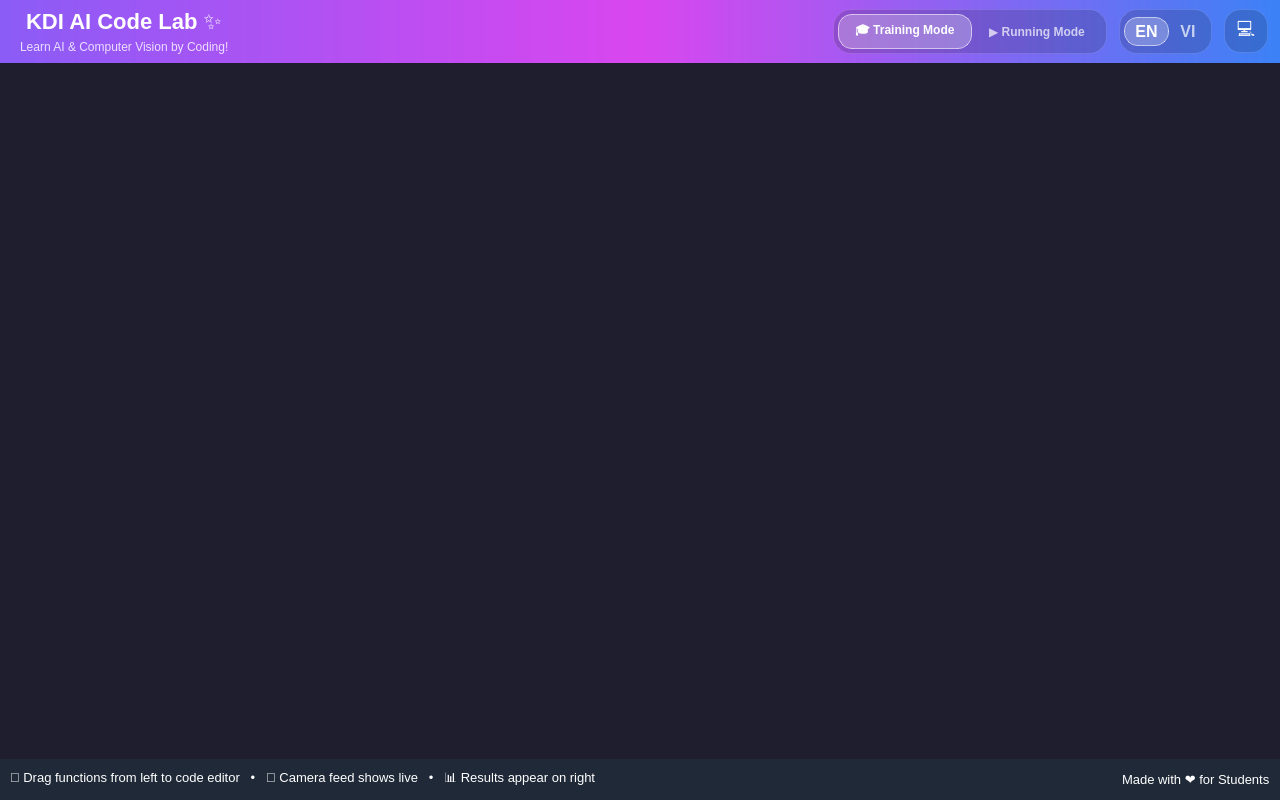
<?xml version="1.0" encoding="UTF-8"?>
<ui version="4.0">
 <class>MainWindow</class>
 <widget class="QMainWindow" name="MainWindow">
  <property name="geometry">
   <rect>
    <x>0</x>
    <y>0</y>
    <width>1280</width>
    <height>800</height>
   </rect>
  </property>
  <property name="windowTitle">
   <string>AI Code Lab - Jetson Edition</string>
  </property>
  <property name="styleSheet">
   <string notr="true">
    /* Global Styles */
    QWidget { font-family: 'Segoe UI', Arial, sans-serif; }
    QMainWindow { background-color: #1e1e2f; }
    
    /* Top Header Gradient (Matches Figma exactly) */
    #headerFrame { 
        background-color: qlineargradient(spread:pad, x1:0, y1:0, x2:1, y2:0, stop:0 #8b5cf6, stop:0.5 #d946ef, stop:1 #3b82f6); 
    }
    #appTitle { color: white; font-size: 22px; font-weight: bold; }
    #appSubtitle { color: rgba(255,255,255,0.8); font-size: 12px; }
    
    /* Toggle Switch Container (Slightly darkened to make the glass pop) */
    #toggleContainer { 
        background-color: rgba(0, 0, 0, 0.15); 
        border: 1px solid rgba(255, 255, 255, 0.1);
        border-radius: 18px; 
    }
    
    /* Toggle Buttons - Default State */
    #btnRunMode, #btnTrainMode {
        background-color: transparent; 
        color: rgba(255, 255, 255, 0.7); 
        border-radius: 14px; 
        font-weight: bold; 
        padding: 6px 16px;
        border: 1px solid transparent; 
    }
    
    /* Toggle Buttons - Active State (Glass Design) */
    #btnRunMode:checked, #btnTrainMode:checked {
        background-color: rgba(255, 255, 255, 0.25); 
        border: 1px solid rgba(255, 255, 255, 0.6);  
        color: white; 
    }
    
    /* Hover effects for unselected buttons */
    #btnRunMode:hover:!checked, #btnTrainMode:hover:!checked {
        background-color: rgba(255, 255, 255, 0.1);
    }
    
    /* Language Toggle Switch (Vibrant and Styled) */
    #langToggleContainer { 
        background-color: rgba(0, 0, 0, 0.15); 
        border: 1px solid rgba(255, 255, 255, 0.1);
        border-radius: 18px; 
    }
    
    #btnLangEN, #btnLangVN {
        background-color: transparent; 
        color: rgba(255, 255, 255, 0.7); 
        border-radius: 14px; 
        font-weight: bold; 
        font-size: 16px;
        padding: 4px 10px;
        border: 1px solid transparent; 
    }
    
    #btnLangEN:checked, #btnLangVN:checked {
        background-color: rgba(255, 255, 255, 0.25); 
        border: 1px solid rgba(255, 255, 255, 0.6);  
        color: white; 
    }
    
    #btnLangEN:hover:!checked, #btnLangVN:hover:!checked {
        background-color: rgba(255, 255, 255, 0.1);
    }
    
    /* Resolution Toggle (Compact/Standard) */
    #btnResToggle {
        background-color: rgba(0, 0, 0, 0.15); 
        border: 1px solid rgba(255, 255, 255, 0.1);
        border-radius: 17px; 
        color: white; 
        font-size: 18px;
        padding: 4px;
        min-width: 34px;
        min-height: 34px;
    }
    #btnResToggle:checked {
        background-color: rgba(255, 255, 255, 0.25); 
        border: 1px solid rgba(255, 255, 255, 0.6);  
    }
    #btnResToggle:hover:!checked {
        background-color: rgba(255, 255, 255, 0.1);
    }
    
    /* Footer */
    #footerFrame { 
        background-color: #1f2937; 
    }
    #footerHints, #footerCredit {
        color: white; 
        font-size: 13px;
        background: transparent;
    }
   </string>
  </property>
  <widget class="QWidget" name="centralwidget">
   <layout class="QVBoxLayout" name="verticalLayout" stretch="0,1,0">
    <property name="spacing"><number>0</number></property>
    <property name="leftMargin"><number>0</number></property>
    <property name="topMargin"><number>0</number></property>
    <property name="rightMargin"><number>0</number></property>
    <property name="bottomMargin"><number>0</number></property>
    
    <item>
     <widget class="QFrame" name="headerFrame">
      <property name="minimumSize"><size><width>0</width><height>46</height></size></property>
      <layout class="QHBoxLayout">
       <property name="leftMargin"><number>20</number></property>
       <property name="rightMargin"><number>12</number></property>
       
       <item>
        <layout class="QVBoxLayout">
         <item>
          <widget class="QLabel" name="appTitle">
           <property name="text"><string>&lt;/&gt; KDI AI Code Lab ✨</string></property>
          </widget>
         </item>
         <item>
          <widget class="QLabel" name="appSubtitle">
           <property name="text"><string>Learn AI &amp; Computer Vision by Coding!</string></property>
          </widget>
         </item>
        </layout>
       </item>
       
       <item>
        <spacer name="headerSpacer">
         <property name="orientation"><enum>Qt::Horizontal</enum></property>
         <property name="sizeType"><enum>QSizePolicy::Expanding</enum></property>
         <property name="sizeHint" stdset="0"><size><width>40</width><height>20</height></size></property>
        </spacer>
       </item>
       
        <item>
         <layout class="QHBoxLayout" name="togglesRow">
          <property name="spacing"><number>12</number></property>
          
          <!-- Mode Toggle (Run/Train) -->
          <item>
           <widget class="QFrame" name="toggleContainer">
            <layout class="QHBoxLayout">
             <property name="spacing"><number>0</number></property>
             <property name="leftMargin"><number>4</number></property>
             <property name="topMargin"><number>4</number></property>
             <property name="rightMargin"><number>4</number></property>
             <property name="bottomMargin"><number>4</number></property>
             <item>
              <widget class="QPushButton" name="btnTrainMode">
               <property name="text"><string>🎓 Training Mode</string></property>
               <property name="checkable"><bool>true</bool></property>
               <property name="checked"><bool>true</bool></property>
               <property name="autoExclusive"><bool>true</bool></property>
               <property name="cursor"><cursorShape>PointingHandCursor</cursorShape></property>
              </widget>
             </item>
             <item>
              <widget class="QPushButton" name="btnRunMode">
               <property name="text"><string>▶ Running Mode</string></property>
               <property name="checkable"><bool>true</bool></property>
               <property name="autoExclusive"><bool>true</bool></property>
               <property name="cursor"><cursorShape>PointingHandCursor</cursorShape></property>
              </widget>
             </item>
            </layout>
           </widget>
          </item>
          
          <!-- Language Toggle (US/VN Flags) -->
          <item>
           <widget class="QFrame" name="langToggleContainer">
            <layout class="QHBoxLayout">
             <property name="spacing"><number>0</number></property>
             <property name="leftMargin"><number>4</number></property>
             <property name="topMargin"><number>4</number></property>
             <property name="rightMargin"><number>4</number></property>
             <property name="bottomMargin"><number>4</number></property>
             <item>
              <widget class="QPushButton" name="btnLangEN">
               <property name="text"><string>EN</string></property>
               <property name="checkable"><bool>true</bool></property>
               <property name="checked"><bool>true</bool></property>
               <property name="autoExclusive"><bool>true</bool></property>
               <property name="cursor"><cursorShape>PointingHandCursor</cursorShape></property>
              </widget>
             </item>
             <item>
              <widget class="QPushButton" name="btnLangVN">
               <property name="text"><string>VI</string></property>
               <property name="checkable"><bool>true</bool></property>
               <property name="autoExclusive"><bool>true</bool></property>
               <property name="cursor"><cursorShape>PointingHandCursor</cursorShape></property>
              </widget>
             </item>
            </layout>
           </widget>
          </item>

          <!-- Resolution Toggle -->
          <item>
           <widget class="QPushButton" name="btnResToggle">
            <property name="text"><string>💻</string></property>
            <property name="checkable"><bool>true</bool></property>
            <property name="cursor"><cursorShape>PointingHandCursor</cursorShape></property>
           </widget>
          </item>
         </layout>
        </item>
       
      </layout>
     </widget>
    </item>

    <item>
     <widget class="QStackedWidget" name="mainStack">
      </widget>
    </item>

    <item>
     <widget class="QFrame" name="footerFrame">
      <property name="minimumSize"><size><width>0</width><height>30</height></size></property>
      <layout class="QHBoxLayout">
       <property name="leftMargin"><number>10</number></property>
       <property name="rightMargin"><number>10</number></property>
       <item>
        <widget class="QLabel" name="footerHints">
         <property name="text"><string>🚀 Drag functions from left to code editor   •   📸 Camera feed shows live   •   📊 Results appear on right</string></property>
        </widget>
       </item>
       <item>
        <spacer name="footerSpacer">
         <property name="orientation"><enum>Qt::Horizontal</enum></property>
         <property name="sizeHint" stdset="0"><size><width>40</width><height>20</height></size></property>
        </spacer>
       </item>
       <item>
        <widget class="QLabel" name="footerCredit">
         <property name="text"><string>Made with ❤️ for Students</string></property>
        </widget>
       </item>
      </layout>
     </widget>
    </item>

   </layout>
  </widget>
 </widget>
 <resources/>
 <connections/>
</ui>
